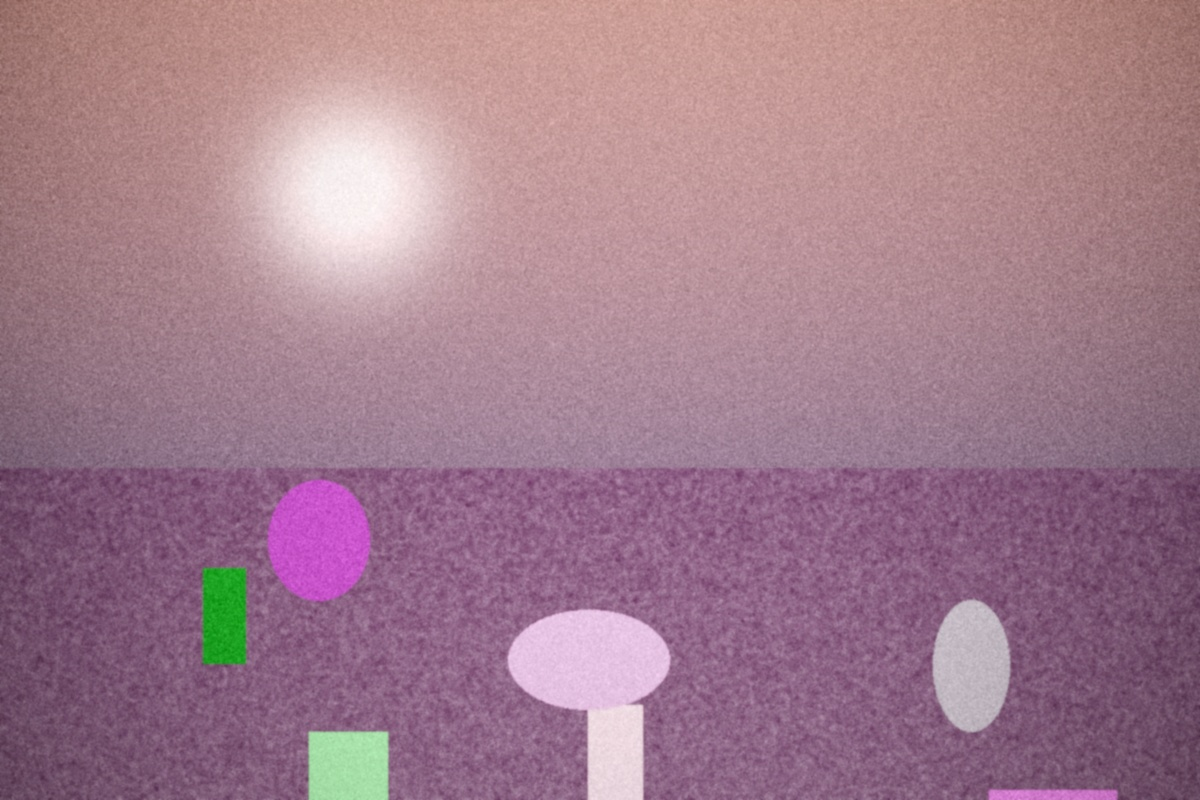
#> input picture tests/assets/sample_synthetic.jpg, 1200 x 800 px
$ python -i descriptors.py   (imports and definitions only)   (older library calls are emulated)
#> lines starting #> are read from the running program, lines starting #| are printed output that depends on the picture; after the words box and inside, x2 and y2 are one past the last pixel; in counts of white or black regions, pixels touching at a corner belong together
#> further down, picture is the input picture: shape (800, 1200, 3); mean B, G, R 141, 124.6, 161.8
"""Photo descriptors for film-style matching (deterministic; NumPy + OpenCV; no learned parts).

`describe(img_u8) -> np.ndarray` of length DIM with names in NAMES, grouped:
  colour  (COLOUR_IDX): CIELAB L histogram (16), chroma-weighted (a, b) histogram 10x10 (100), hue histogram x 3
          lightness bands (36), HSV saturation/value percentiles (10), RGB channel correlations and std ratios (5),
          warm/cool balance (mean b*, mean R-B, 2), shadow / midtone / highlight colour bias (a, b per band, 6),
          colourfulness (Hasler-Suesstrunk) and chroma percentiles (5)                             -> 180
  tone    (TONE_IDX): luminance percentiles 1/5/25/50/75/95/99 (7), contrast (std L), dynamic range (p99-p1),
          highlight roll-off, shadow compression, midtone share, black level, white level, per-channel black/white
          (6)                                                                                       -> 19
  texture (TEXTURE_IDX): local contrast, high-frequency energy ratio, noise/grain indicator, edge density,
          Laplacian variance                                                                        -> 5
Everything is computed on a copy whose short side is 384 px (INTER_AREA), so the texture indicators are relative to
that scale. A colour LUT (and every style in the database) cannot describe grain, halation or texture: the texture
group is reported for information and is never used for matching.
"""
from __future__ import annotations

import numpy as np

try:
    import cv2
except ImportError:  # pragma: no cover
    cv2 = None

SHORT_SIDE = 384

# sRGB (D65) -> CIELAB, D50-adapted like the forward model (Bradford), so LUT and photo descriptors agree
_M_SRGB_TO_XYZ_D50 = np.array([[0.4360747, 0.3850649, 0.1430804],
                               [0.2225045, 0.7168786, 0.0606169],
                               [0.0139322, 0.0971045, 0.7141733]], np.float32)
_WHITE_D50 = np.array([0.96422, 1.0, 0.82521], np.float32)


def srgb_to_lab(rgb: np.ndarray) -> np.ndarray:
    v = np.asarray(rgb, np.float32)
    lin = np.where(v <= 0.04045, v / 12.92, ((v + 0.055) / 1.055) ** 2.4)
    r = (lin @ _M_SRGB_TO_XYZ_D50.T) / _WHITE_D50
    f = np.where(r > 216 / 24389, np.cbrt(np.maximum(r, 0)), (24389 / 27 * r + 16) / 116)
    return np.stack([116 * f[..., 1] - 16, 500 * (f[..., 0] - f[..., 1]), 200 * (f[..., 1] - f[..., 2])], -1)


def standardise(img_u8: np.ndarray, short: int = SHORT_SIDE) -> np.ndarray:
    """uint8 HxWx3 RGB -> uint8 with the short side at `short` px (area resampling; never upsampled)."""
#> called with short = 384
    h, w = img_u8.shape[:2]
#> h = 800; w = 1200
    s = short / min(h, w)
#> s = 0.48
    if s >= 1:
        return img_u8
    size = (max(8, round(w * s)), max(8, round(h * s)))
#> size = (576, 384)
    if cv2 is not None:
        return cv2.resize(img_u8, size, interpolation=cv2.INTER_AREA)
    from PIL import Image
    return np.asarray(Image.fromarray(img_u8).resize(size, Image.BOX))


def _pct(x, ps):
    return np.percentile(x, ps).astype(np.float32)


def _names():
    n = [f"L_hist{i}" for i in range(16)] + [f"ab_hist{i}" for i in range(100)] + [f"hue{b}_{i}" for b in ("sh", "mid", "hi") for i in range(12)]
    n += [f"sat_p{p}" for p in (5, 25, 50, 75, 95)] + [f"val_p{p}" for p in (5, 25, 50, 75, 95)]
    n += ["corr_rg", "corr_gb", "corr_rb", "std_r_over_g", "std_b_over_g", "warm_b_mean", "warm_r_minus_b"]
    n += ["shadow_a", "shadow_b", "mid_a", "mid_b", "high_a", "high_b", "colourfulness", "chroma_p25", "chroma_p50", "chroma_p75", "chroma_p95"]
    n += [f"L_p{p}" for p in (1, 5, 25, 50, 75, 95, 99)] + ["contrast_L_std", "dynamic_range", "highlight_rolloff", "shadow_compression",
                                                             "midtone_share", "black_level", "white_level"] + [f"{c}_black" for c in "rgb"] + [f"{c}_white" for c in "rgb"]
    n += ["local_contrast", "hf_energy_ratio", "noise_grain", "edge_density", "laplacian_var"]
    return n


NAMES = _names()
DIM = len(NAMES)
COLOUR_IDX = np.arange(0, 180)
TONE_IDX = np.arange(180, 200)
TEXTURE_IDX = np.arange(200, 205)
# [1 line not run here, left out]


def describe(img_u8: np.ndarray, with_texture: bool = True) -> np.ndarray:
    im = standardise(np.ascontiguousarray(img_u8))
    rgb = im.astype(np.float32) / 255
    flat = rgb.reshape(-1, 3)
    lab = srgb_to_lab(flat)
    L, a, b = lab[:, 0], lab[:, 1], lab[:, 2]
    c = np.hypot(a, b)
    out = []
    hL, _ = np.histogram(L, 16, (0, 100))
#> hL = [0, 0, 0, 1, 627, 10728, 28211, 43512, 42003, 44618, 33373, 4786, 4038, 6044, 2297, 946]
    out += list(hL / max(hL.sum(), 1))
#> out = [0, 0, 0, 4.52e-06, 0.00283, 0.0485, 0.128, 0.197, 0.19, 0.202, 0.151, 0.0216, 0.0183, 0.0273, 0.0104, 0.00428]
    hab, _, _ = np.histogram2d(a, b, 10, [[-50, 50], [-50, 50]], weights=c)
    out += list(hab.ravel() / max(hab.sum(), 1e-6))
#> out = 116 values, max 0.428 at index 79, min 0 at index 0, mean 0.0172
    hue = np.degrees(np.arctan2(b, a)) % 360
    band = np.digitize(L, [35, 65])
    for k in range(3):
        m = (band == k) & (c > 5)
        hh = np.histogram(hue[m], 12, (0, 360), weights=c[m])[0] if m.any() else np.zeros(12)
        out += list(hh / max(hh.sum(), 1e-6))
#> this loop made 3 passes
#> hh on pass 1: [0, 0, 0, 0, 0, 0, 0, 0, 0, 0, 114812.4, 0]
#> after the loop, out = 152 values, max 1 at index 126, min 0 at index 0, mean 0.0329
    mx, mn = flat.max(1), flat.min(1)
    sat = np.where(mx > 1e-6, (mx - mn) / np.maximum(mx, 1e-6), 0)
    out += list(_pct(sat, (5, 25, 50, 75, 95))) + list(_pct(mx, (5, 25, 50, 75, 95)))
#> out = 162 values, max 1 at index 126, min 0 at index 0, mean 0.0584
    sd = flat.std(0) + 1e-6
#> sd = [0.105, 0.133, 0.127]
    cc = np.corrcoef(flat.T) if flat.std(0).min() > 1e-5 else np.eye(3)
#> cc = [[1, 0.79, 0.877], [0.79, 1, 0.874], [0.877, 0.874, 1]]
    out += [float(cc[0, 1]), float(cc[1, 2]), float(cc[0, 2]), float(sd[0] / sd[1]), float(sd[2] / sd[1])]
#> out = 167 values, max 1 at index 126, min 0 at index 0, mean 0.0823
    out += [float(b.mean() / 50), float((flat[:, 0] - flat[:, 2]).mean())]
#> out = 169 values, max 1 at index 126, min -0.349 at index 167, mean 0.0788
    for lo, hi in ((0, 30), (30, 70), (70, 101)):
        m = (L >= lo) & (L < hi)
        out += [float(a[m].mean() / 20), float(b[m].mean() / 20)] if m.sum() > 20 else [0.0, 0.0]
#> after the loop, out = 175 values, max 1 at index 126, min -0.908 at index 172, mean 0.0739
    rg = flat[:, 0] - flat[:, 1]
    yb = 0.5 * (flat[:, 0] + flat[:, 1]) - flat[:, 2]
    colourfulness = float(np.hypot(rg.std(), yb.std()) + 0.3 * np.hypot(rg.mean(), yb.mean()))
#> colourfulness = 0.134
    out += [colourfulness] + list(_pct(c, (25, 50, 75, 95)) / 50)
#> out = 180 values, max 1 at index 126, min -0.908 at index 172, mean 0.0833
    # tone
    Lp = _pct(L, (1, 5, 25, 50, 75, 95, 99)) / 100
#> Lp = [0.333, 0.373, 0.462, 0.542, 0.619, 0.779, 0.896]
    out += list(Lp)
#> out = 187 values, max 1 at index 126, min -0.908 at index 172, mean 0.102
    out += [float(L.std() / 100), float(Lp[6] - Lp[0]), float((Lp[6] - Lp[5]) / max(Lp[5] - Lp[4], 1e-3)), float((Lp[1] - Lp[0]) / max(Lp[2] - Lp[1], 1e-3)),
            float(((L > 25) & (L < 75)).mean()), float(np.percentile(mn, 0.5)), float(np.percentile(mx, 99.5))]
#> out = 194 values, max 1 at index 126, min -0.908 at index 172, mean 0.119
    out += list(np.percentile(flat, 0.5, axis=0)) + list(np.percentile(flat, 99.5, axis=0))
#> out = 200 values, max 1 at index 126, min -0.908 at index 172, mean 0.134
    # texture
    if with_texture and cv2 is not None:
        g = (0.2126 * rgb[..., 0] + 0.7152 * rgb[..., 1] + 0.0722 * rgb[..., 2]).astype(np.float32)
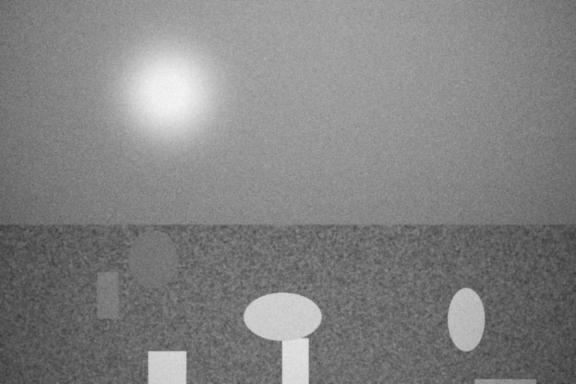
#> g: shape (384, 576) float32; min 0.22, max 0.967, mean 0.513
        blur = cv2.GaussianBlur(g, (0, 0), 1.5)
        local_sd = np.sqrt(np.maximum(cv2.GaussianBlur(g * g, (0, 0), 3) - cv2.GaussianBlur(g, (0, 0), 3) ** 2, 0))
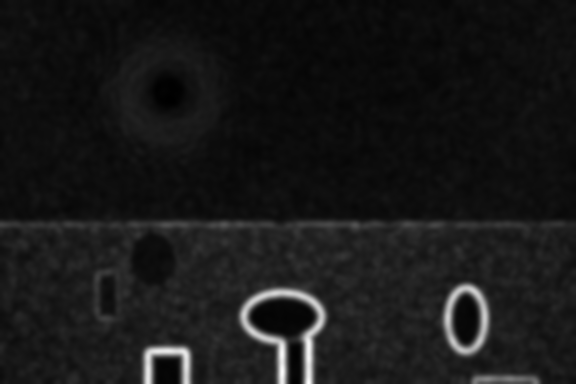
#> local_sd: shape (384, 576) float32; min 0.00593, max 0.203, mean 0.0249; drawn with min black and max white
        hp = g - blur
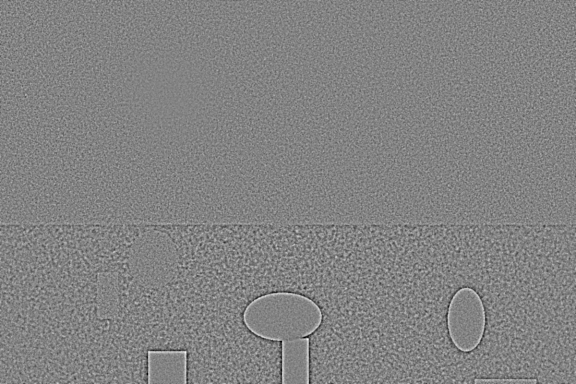
#> hp: shape (384, 576) float32; min -0.165, max 0.155, mean -2.77e-06; drawn with min black and max white
        grad = cv2.magnitude(cv2.Sobel(blur, cv2.CV_32F, 1, 0), cv2.Sobel(blur, cv2.CV_32F, 0, 1))
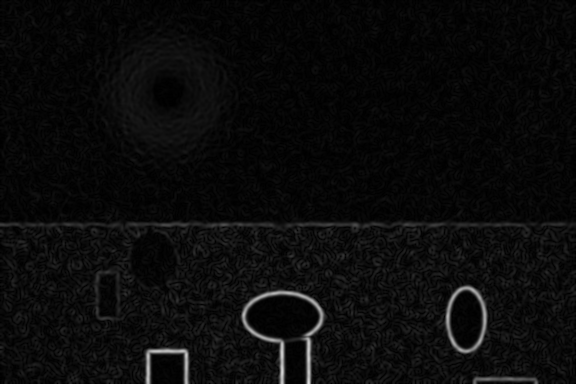
#> grad: shape (384, 576) float32; min 0, max 0.864, mean 0.0439
        flatmask = grad < np.percentile(grad, 30)
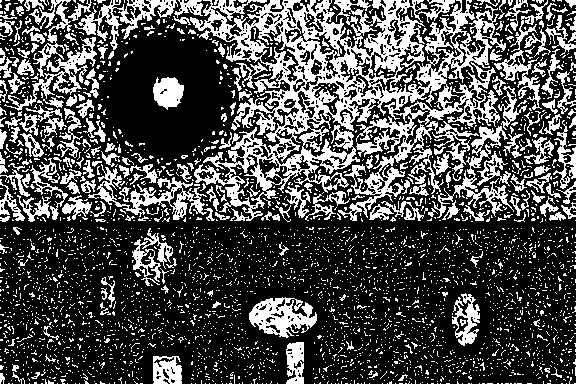
#> flatmask: shape (384, 576) bool; 30% white; 3586 white regions (3361 under 20 px), largest, box (x1, y1, x2, y2) and area: (190, 0, 506, 221) 24764, (88, 164, 207, 220) 1660, (249, 297, 317, 338) 1537
        noise = float(1.4826 * np.median(np.abs(hp[flatmask] - np.median(hp[flatmask])))) if flatmask.sum() > 100 else 0.0
#> noise = 0.0134
        edges = cv2.Canny((g * 255).astype(np.uint8), 60, 140)
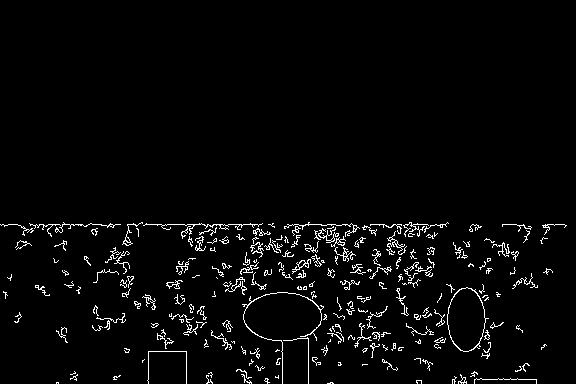
#> edges: shape (384, 576); 3.1% white in thin lines or dots, all inside (x1, y1, x2, y2) = (0, 222, 567, 384)
        lap = cv2.Laplacian(g, cv2.CV_32F)
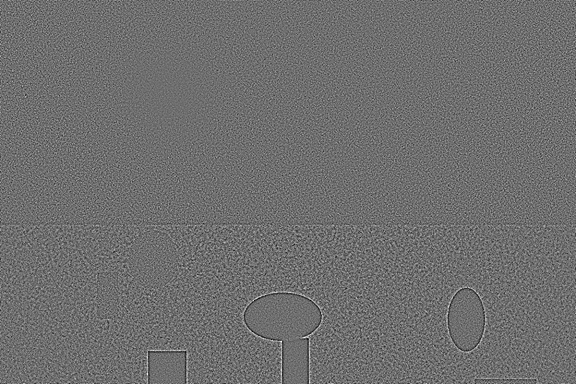
#> lap: shape (384, 576) float32; min -0.316, max 0.41, mean 2.47e-06; drawn with min black and max white
        out += [float(local_sd.mean()), float(hp.var() / max(g.var(), 1e-6)), noise, float((edges > 0).mean()), float(lap.var())]
#> out = 205 values, max 1 at index 126, min -0.908 at index 172, mean 0.131
    else:
        out += [0.0] * 5
    return np.asarray(out, np.float32)


def describe_pixels(pixels_u8_or_float: np.ndarray) -> np.ndarray:
    """Descriptor of a pixel cloud (N, 3) treated as an image (texture group = 0)."""
    px = np.asarray(pixels_u8_or_float)
    if px.dtype != np.uint8:
        px = (np.clip(px, 0, 1) * 255 + 0.5).astype(np.uint8)
    n = len(px)
    w = int(np.sqrt(n))
    return describe(px[: w * w].reshape(w, w, 3), with_texture=False)


def neutralise(img_u8: np.ndarray) -> np.ndarray:
    """Crude 'undo the look': grey-world white balance in linear light + 0.5/99.5 percentile levels."""
    v = img_u8.astype(np.float32) / 255
    lin = np.where(v <= 0.04045, v / 12.92, ((v + 0.055) / 1.055) ** 2.4)
    m = lin.reshape(-1, 3).mean(0)
    lin = np.clip(lin * (m.mean() / np.maximum(m, 1e-6)), 0, 1)
    lo, hi = np.percentile(lin, 0.5), np.percentile(lin, 99.5)
    lin = np.clip((lin - lo) / max(hi - lo, 1e-6), 0, 1)
    enc = np.where(lin <= 0.0031308, 12.92 * lin, 1.055 * lin ** (1 / 2.4) - 0.055)
    return (np.clip(enc, 0, 1) * 255 + 0.5).astype(np.uint8)

>>> import cv2
>>> picture = cv2.imread('../../../tests/assets/sample_synthetic.jpg')
>>> result = describe(picture)
#> result has the same summary as out in describe
